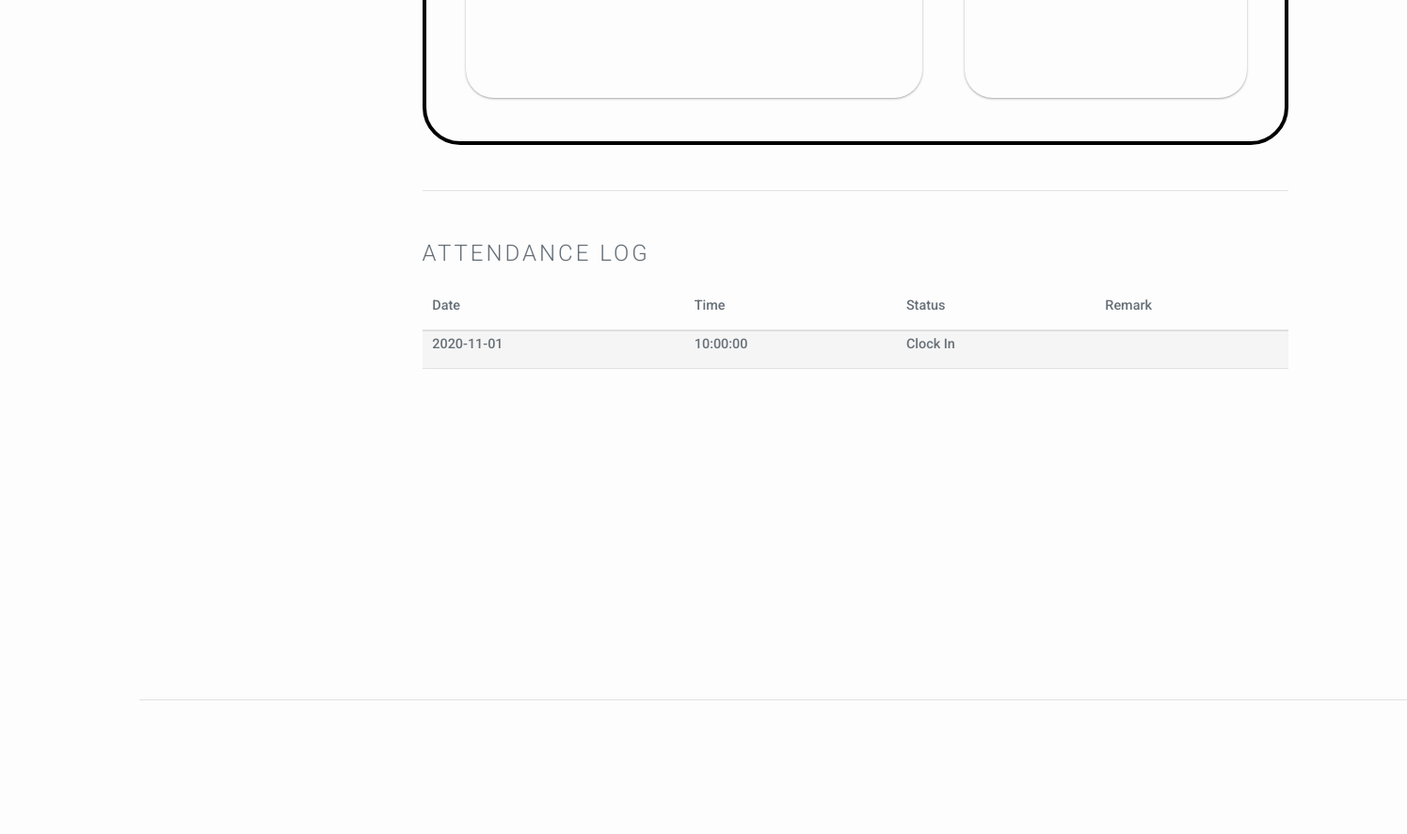
Before: /website-source-code/user-dashboard.php (signed in, middle part) with the older database file.
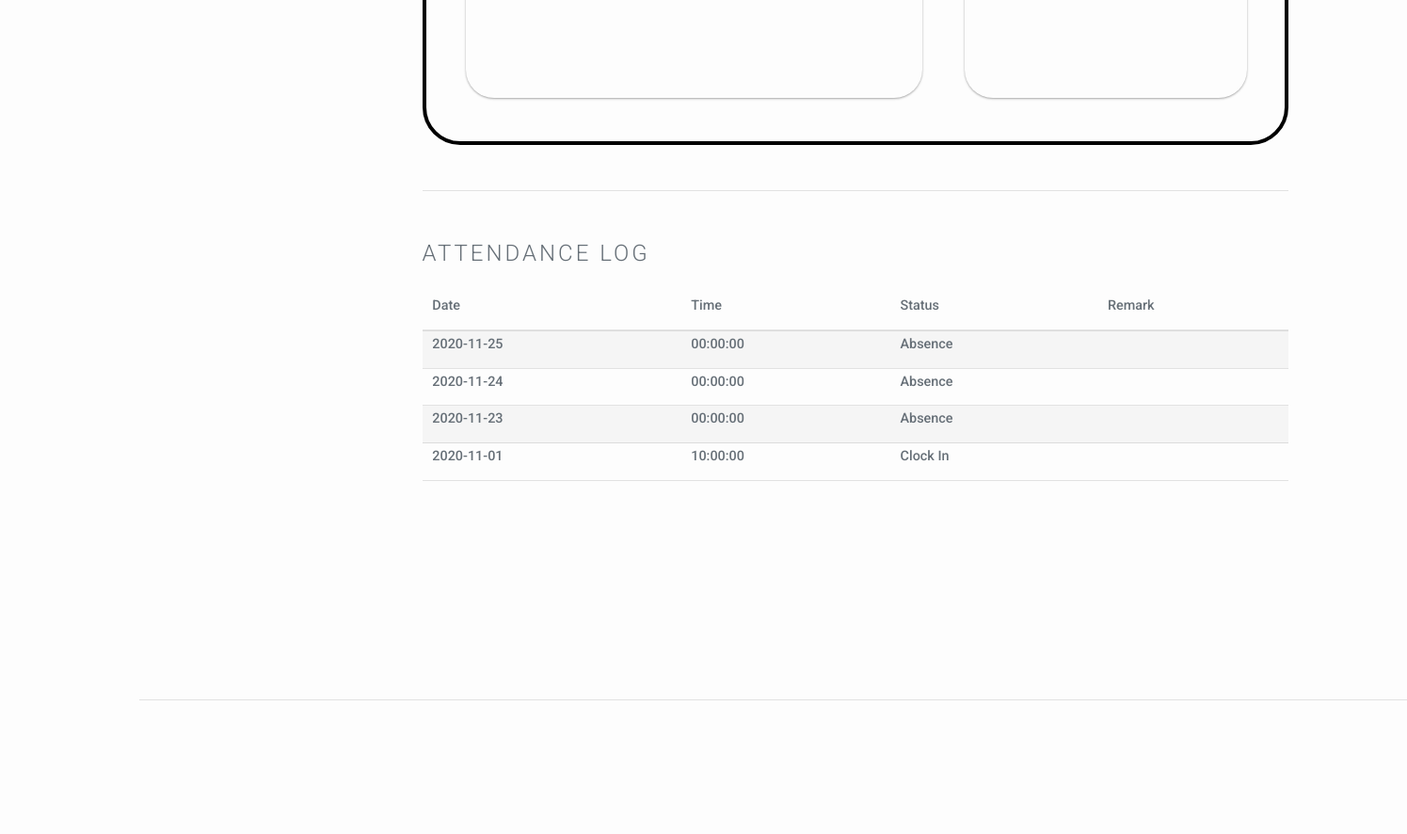
After: the same page with the newer database file.
### tables this page shows
CREATE TABLE `attendance` (
  `ID` int(10) NOT NULL,
  `employeeID` int(10) NOT NULL,
  `date` date NOT NULL,
  `time` time NOT NULL,
  `status` varchar(30) NOT NULL,
  `remark` varchar(20) NOT NULL
);

### website-source-code/user-dashboard.php (the view, shortened to what this page needs)
<!DOCTYPE html>
<html>
<head>
</head>
<body id="top" onload="updateTime()">
    <section id="main" class="wrapper style1">
        <div class="container">
            <div class="container-admin-dashboard">
                <div class="row-admin-dashboard">
                    <div class="navigation-admin-dashboard">
                    </div>
                    <div class="8u skel-cell-important">
                        <section>
                            <div class="attendance">
                                <div class="attendance-card attendance-left">
                                </div>
                                <div class="attendance-card attendance-right">
                                    <div class="card-info-right">
                                        <div class="card-right float-left">
                                        </div>
                                    </div>
                                </div>
                            </div>
                            <hr />
                            <h2>Attendance Log</h2>
                            <div class="attendance-table-div">
                                <table class="tg">
                                    <thead>
                                        <tr>
                                            <th class="tg-0pky">Date</th>
                                            <th class="tg-0lax">Time</th>
                                            <th class="tg-0lax">Status</th>
                                            <th class="tg-0lax">Remark</th>
                                        </tr>
                                    </thead>
                                    <tbody>
                                        <?php
                                            require('dbcon.php');
                                            $query = 'SELECT * FROM `attendance` WHERE `employeeID` = "'.$_SESSION["id"].'" ORDER BY `attendance`.`date` DESC, `attendance`.`time` DESC';
                                            $result = $con->query($query);
                                            if($result->num_rows == 0){
                                                echo "<th class=\"tg-0pky\" colspan=\"4\" align=\"center\">No Record</th>";
                                            } else {
                                                $size = 0;
                                                if($result->num_rows <= 10){
                                                    $size = $result->num_rows;
                                                } else {
                                                    $size = 10;
                                                }
                                                for($i = 0; $i < $size; $i++){
                                                    $row = $result->fetch_assoc();
                                                    echo "<tr>
                                                            <th class=\"tg-0pky\">".$row["date"]."</th>
                                                            <th class=\"tg-0pky\">".$row["time"]."</th>
                                                            <th class=\"tg-0pky\">".$row["status"]."</th>
                                                            <th class=\"tg-0pky\">".$row["remark"]."</th>
                                                    ";
                                                }
                                            }
                                        ?>
                                    </tbody>
                                </table>
                            </div>
                        </section>
                    </div>
                </div>
                <hr class="major" />
            </div>
        </div>
    </section>
</body>
</html>

Changed rows visible on the page:
added attendance: date "2020-11-25", time "00:00:00", status "Absence"
added attendance: date "2020-11-24", time "00:00:00", status "Absence"
added attendance: date "2020-11-23", time "00:00:00", status "Absence"
